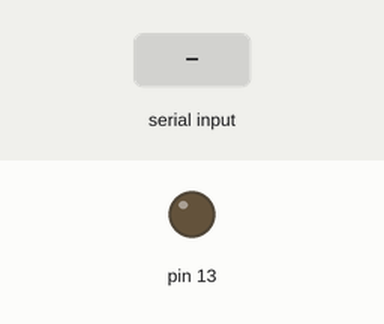
This sketch was run on a simulated Arduino Leonardo, built with avr-gcc and run on an emulated ATmega32U4. Parts: output pins drawn as LEDs (lit = HIGH). The inputs (shaded band) are chosen by the test bench. What the sketch prints to the serial monitor is not drawn.

Above: at 1.2 s.
1.3 s: "<message>" received over Serial
3.8 s: "</message>" received over Serial
Timing chart, 0 to 6.8 s (numbered marks = the images above; inputs shaded):
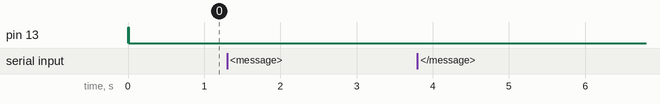

The sketch:

UART_Server_Lab_2.ino
```cpp
void setup() {
  pinMode(13, OUTPUT); // Ініціалізація піну для лампочки
  digitalWrite(13, HIGH);

  Serial.begin(9600);  // Налаштування серійного зв'язку зі швидкістю 9600 біт/с
  while (!Serial);     // Очікуємо поки порт стане доступним (тільки для Leonardo і схожих плат)
  // delay(2000);
  digitalWrite(13, LOW);
}

void loop() {
  if (Serial.available() > 0) {
    String receivedMessage = Serial.readString();  // Читаємо дані з серійного порту
    digitalWrite(13, HIGH);


    String parsedMessage = parseXML(receivedMessage);

    // Перетворюємо всі літери в верхній регістр
    for (int i = 0; i < parsedMessage.length(); i++) {
      parsedMessage[i] = toupper(parsedMessage[i]);
    }

    String xmlToSend = createXML(parsedMessage);


    digitalWrite(13, LOW);
    // Відправляємо змінене повідомлення назад
    Serial.print(xmlToSend);
  }
}

// Функція створення XML
String createXML(String message) {
  String xml = "<message>";
  xml += message;
  xml += "</message>";
  return xml;
}

// Функція парсингу XML
String parseXML(String xml) {
  int start = xml.indexOf("<message>") + 9; // 9 - це довжина тегу <message>
  int end = xml.indexOf("</message>");

  if (start != -1 && end != -1) {
    return xml.substring(start, end);
  }

  return ""; // Якщо XML некоректний
}
```
